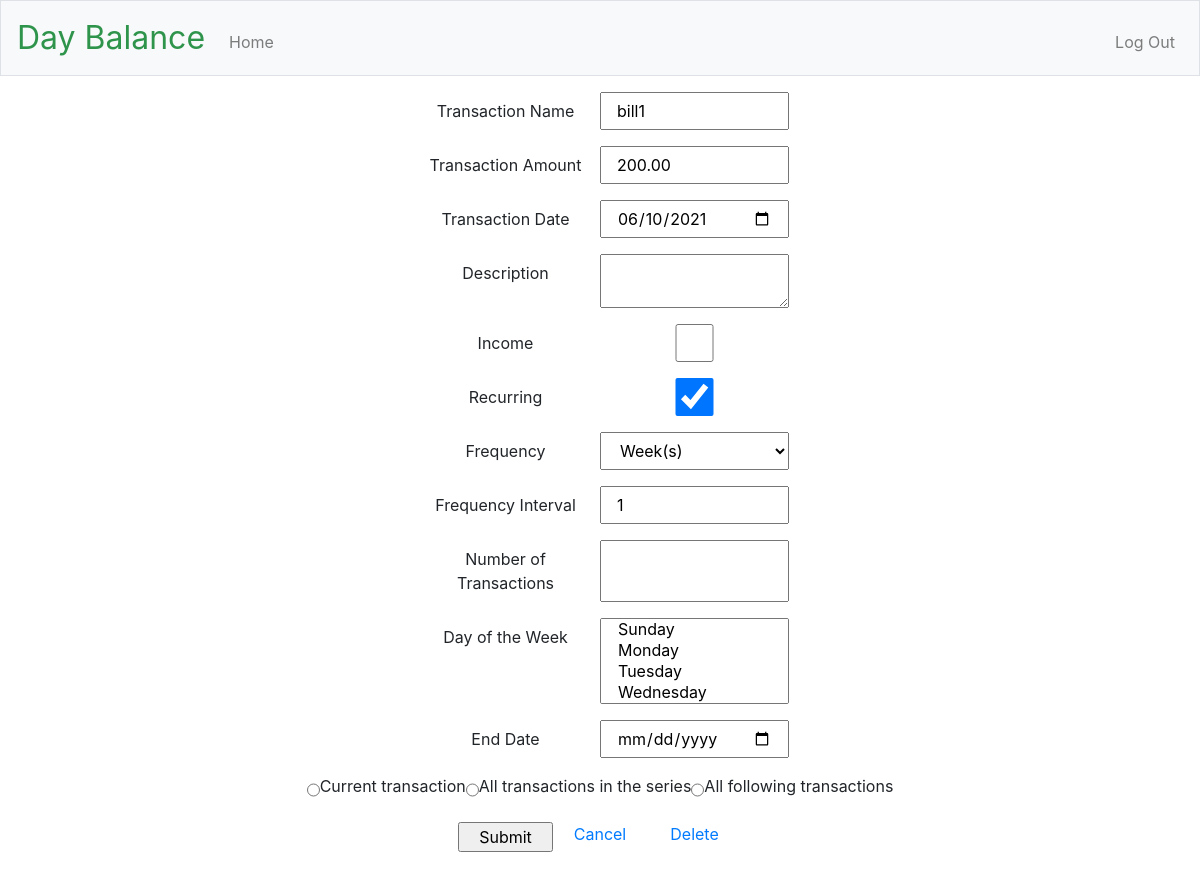
Page /edit/3/20210610 (signed in) on the earlier database version.
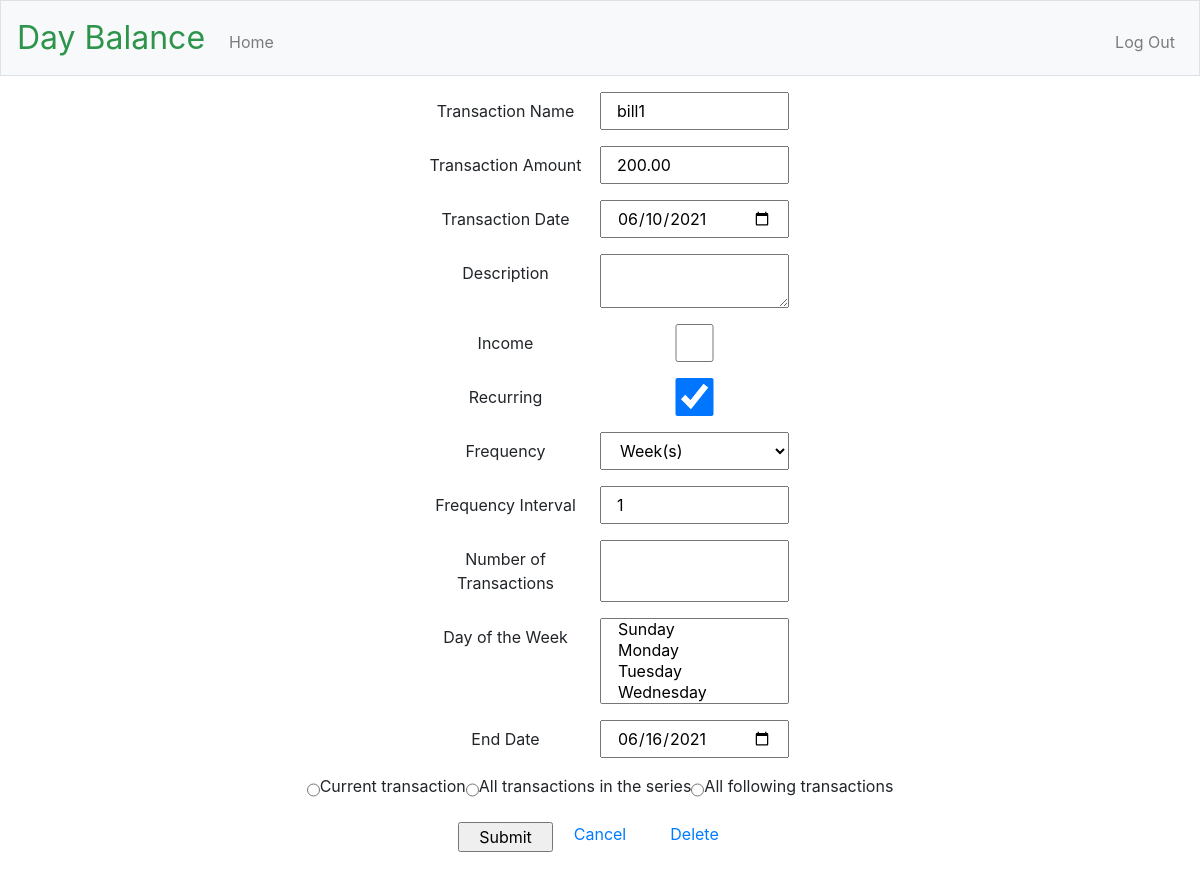
Same page on the later database version.
### app/models.py (models this page shows, shortened)
class Transaction(app.db.Model):
    id = app.db.Column(app.db.Integer, primary_key=True)
    title = app.db.Column(app.db.String(40), nullable=False)
    date = app.db.Column(app.db.Date, nullable=False)
    amount = app.db.Column(app.db.Integer, nullable=False)
    description = app.db.Column(app.db.String(200))
    income = app.db.Column(app.db.Boolean)
    is_recurring = app.db.Column(app.db.Boolean)
    freq = app.db.Column(app.db.String(8))  # DAILY, WEEKLY, MONTHLY, YEARLY
    interval = app.db.Column(app.db.Integer)
    mon = app.db.Column(app.db.Boolean)
    tue = app.db.Column(app.db.Boolean)
    wed = app.db.Column(app.db.Boolean)
    thu = app.db.Column(app.db.Boolean)
    fri = app.db.Column(app.db.Boolean)
    sat = app.db.Column(app.db.Boolean)
    sun = app.db.Column(app.db.Boolean)
    count = app.db.Column(app.db.Integer)  # number of occurrences
    until = app.db.Column(app.db.Date)     # recurrence end date
    rrule_string = app.db.Column(app.db.String(100))
    transaction_exceptions = app.db.relationship(
        'TransactionException',
        backref='transaction',
        lazy='dynamic',
    )
    user_id = app.db.Column(
        app.db.Integer,
        app.db.ForeignKey('user.id'),
        nullable=False,
    )
    day_names = ['MO', 'TU', 'WE', 'TH', 'FR', 'SA', 'SU']
    day_variables = [mon, tue, wed, thu, fri, sat, sun]
    freq_values = {
        'DAILY': rrule.DAILY,
        'WEEKLY': rrule.WEEKLY,
        'MONTHLY': rrule.MONTHLY,
        'YEARLY': rrule.YEARLY,
    }
    def return_amount(self):
        return (self.amount / 100)
    def return_byweekday(self):
        byweekday = []
        for i in range(len(self.day_variables)):
            if self.day_variables[i] is True:
                byweekday.append(self.day_names[i])
        return byweekday

### app/main/routes.py (the view)
@bp.route("/edit/<int:transaction_id>/<int:date_format>", methods=["GET", "POST"])
@login_required
def edit_transaction(transaction_id, date_format):
    form = TransactionForm(request.form)
    edited_transaction = Transaction.query.filter_by(id=transaction_id).one()
    current_date = datetime.strptime(str(date_format),'%Y%m%d').date()
    if request.method == 'POST' and form.validate():
        if form.is_recurring.data and form.change.data == 'current':
            if form.amount.data != edited_transaction.amount:
                added_transaction = Transaction(
                    title = form.title.data,
                    description = form.description.data,
                    income = form.income.data,
                    is_recurring = False,
                    freq = form.freq.data,
                    interval = form.interval.data,
                    count = form.count.data,
                    until = form.until.data,
                )
                added_transaction.set_amount(form.amount.data)
                added_transaction.set_recurring(form.byweekday.data)
            else:
                added_transaction = TransactionException(
                    delete = False,
                    transaction_id = edited_transaction.id,
                )
            added_transaction.date = form.date.data
            added_transaction.user_id = current_user.id
            db.session.add(added_transaction)
            removed_transaction = TransactionException(
                date = current_date,
                delete = True,
                transaction_id = edited_transaction.id,
                user_id = current_user.id,
            )
            db.session.add(removed_transaction)
        elif form.is_recurring.data and form.change.data == 'after':
            added_transaction = Transaction(
                user_id = current_user.id,
                title = form.title.data,
                date = form.date.data,
                description = form.description.data,
                income = form.income.data,
                is_recurring = form.is_recurring.data,
                freq = form.freq.data,
                interval = form.interval.data,
                count = form.count.data,
                until = form.until.data,
            )
            added_transaction.set_amount(form.amount.data)
            added_transaction.set_recurring(form.byweekday.data)
            db.session.add(added_transaction)
            edited_transaction.count = None
            edited_transaction.until = current_date - timedelta(days=1)
            edited_transaction.set_recurring(form.byweekday.data)
        else:
            edited_transaction.count = form.count.data
            edited_transaction.until = form.until.data
            edited_transaction.title = form.title.data
            edited_transaction.date = form.date.data
            edited_transaction.description = form.description.data
            edited_transaction.income = form.income.data
            edited_transaction.is_recurring = form.is_recurring.data
            edited_transaction.freq = form.freq.data
            edited_transaction.interval = form.interval.data
            edited_transaction.set_amount(form.amount.data)
            if form.is_recurring.data:
                edited_transaction.set_recurring(form.byweekday.data)
        db.session.commit()
        flash("Your changes have been saved.")
        return redirect(url_for(
            "main.index",
            year=form.date.data.year,
            month=form.date.data.month,
        ))
    elif request.method == 'GET':
        form.title.data = edited_transaction.title
        form.date.data = current_date
        form.description.data= edited_transaction.description
        form.income.data = edited_transaction.income
        form.is_recurring.data = edited_transaction.is_recurring
        form.freq.data = edited_transaction.freq
        form.interval.data = edited_transaction.interval
        form.count.data = edited_transaction.count
        form.until.data = edited_transaction.until
        form.amount.data = edited_transaction.return_amount()
        if edited_transaction.is_recurring:
            form.byweekday.data = edited_transaction.return_byweekday()
    return render_template(
        "edit_transaction.html",
        title = "Edit Transaction",
        form = form,
        transaction_id = edited_transaction.id,
        date = current_date,
    )

### app/models.py (called while the page is built)
@app.login.user_loader
def load_user(id):
    return User.query.get(int(id))

### app/templates/edit_transaction.html (shortened to what this page needs)
{% extends "layout.html" %}
{% block main %}
{% set date_format = date.strftime('%Y%m%d') %}
    <form action="/edit/{{ transaction_id }}/{{ date_format }}" method="POST">
        <div class="form-group row justify-content-center">
            {{ form.title.label(class="col-sm-2 col-form-label") }}
            {{ form.title(class="col-sm-2") }}
        </div>
        <div class="form-group row justify-content-center">
            {{ form.amount.label(class="col-sm-2 col-form-label") }}
            {{ form.amount(class="col-sm-2") }}
        </div>
        <div class="form-group row justify-content-center">
            {{ form.date.label(class="col-sm-2 col-form-label") }}
            {{ form.date(class="col-sm-2") }}
        </div>
        <div class="form-group row justify-content-center">
            {{ form.description.label(class="col-sm-2 col-form-label") }}
            {{ form.description(class="col-sm-2") }}
        </div>
        <div class="form-group row justify-content-center">
            {{ form.income.label(class="col-sm-2 col-form-label") }}
            {{ form.income(class="col-sm-2") }}
        </div>
        <div class="form-group row justify-content-center">
            {{ form.is_recurring.label(class="col-sm-2 col-form-label") }}
            {{ form.is_recurring(class="col-sm-2") }}
        </div>
        <div class="form-group row justify-content-center">
            {{ form.freq.label(class="col-sm-2 col-form-label") }}
            {{ form.freq(class="col-sm-2") }}
        </div>
        <div class="form-group row justify-content-center">
            {{ form.interval.label(class="col-sm-2 col-form-label") }}
            {{ form.interval(class="col-sm-2") }}
        </div>
        <div class="form-group row justify-content-center">
            {{ form.count.label(class="col-sm-2 col-form-label") }}
            {{ form.count(class="col-sm-2") }}
        </div>
        <div class="form-group row justify-content-center">
            {{ form.byweekday.label(class="col-sm-2 col-form-label") }}
            {{ form.byweekday(class="col-sm-2") }}
        </div>
        <div class="form-group row justify-content-center">
            {{ form.until.label(class="col-sm-2 col-form-label") }}
            {{ form.until(class="col-sm-2") }}
        </div>
        <div class="form-group row justify-content-center">
            {% for subfield in form.change %}
                <tr>
                    <td>{{ subfield }}</td>
                    <td>{{ subfield.label }}</td>
                </tr>
            {% endfor %}
        </div>
        <div class="form-group row justify-content-center">
            {{ form.submit(class="col-1") }}
            <div class="col-1">
                <a href="{{ url_for('main.index', year = date.year, month = date.month) }}">Cancel</a>
            </div>
            <div class="col-1">
                <a href="{{ url_for('main.delete_transaction',transaction_id = transaction_id, date_format = date_format) }}">Delete</a>
            </div>
        </div>
    </form>
{% endblock %}

### app/templates/layout.html (shortened to what this page needs)
<!DOCTYPE html>
<html lang="en">
    <head>
        <link href="https://maxcdn.bootstrapcdn.com/bootstrap/4.1.3/css/bootstrap.min.css" rel="stylesheet">
        <link href="/static/styles.css" rel="stylesheet">
    </head>
    <body>
        <nav class="navbar navbar-expand-md navbar-light bg-light border">
            <a class="navbar-brand" href="/"><span class="green">Day Balance</span></a>
            <div class="collapse navbar-collapse" id="navbar">
                {% if current_user.is_anonymous %}
                <ul class="navbar-nav ml-auto mt-2">
                    <li class="nav-item"><a class="nav-link" href="{{ url_for('auth.register') }}">Register</a></li>
                    <li class="nav-item"><a class="nav-link" href="{{ url_for('auth.login') }}">Log In</a></li>
                </ul>
                {% else %}
                <ul class="navbar-nav mr-auto mt-2">
                    <li class="nav-item"><a class="nav-link" href="{{ url_for('main.index') }}">Home</a></li>
                </ul>
                <ul class="navbar-nav ml-auto mt-2">
                    <li class="nav-item"><a class="nav-link" href="{{ url_for('auth.logout') }}">Log Out</a></li>
                </ul>
            {% endif %}
            </div>
        </nav>
        <main class="container-fluid px-5 py-3">
            {% block main %}{% endblock %}
        </main>
    </body>
</html>

### app/static/styles.css (style rules this page uses)
nav .navbar-brand { font-size: xx-large; }
nav .navbar-brand .green { color: #2e944b; }
main { overflow-x: auto; text-align: center; }

Differences in the rows shown:
changed Transaction "bill1": until (not shown) → "06/16/2021"
